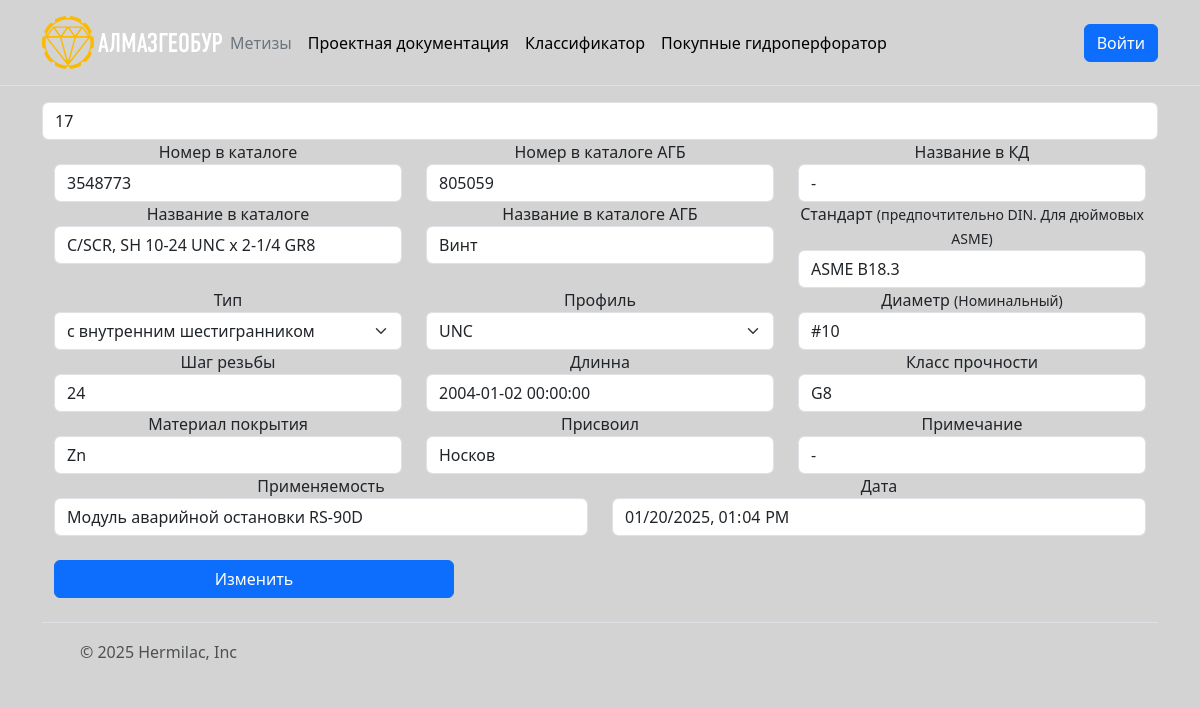
Page /metizes/patch/17 on the committed database.
### tables this page shows
CREATE TABLE Metizes(
    id INTEGER PRIMARY KEY,
    number_in_catalog TEXT,
    number_in_catalog_agb TEXT,
    name_in_catalog TEXT,
    name_in_kd TEXT,
    name_in_catalog_agb TEXT,
    standard TEXT,
    type TEXT,
    profile TEXT,
    diameter_nominal TEXT,
    step TEXT,
    length TEXT,
    accuracy TEXT,
    material_or_coverage TEXT,
    assigned TEXT,
    note TEXT,
    applicability TEXT,
    date TEXT);

### search/metizes/views.py (the view)
@router.get('/patch/{metiz_id}')
def edit_metiz(request: Request, metiz_id: int):
    current_date_time = datetime.now().strftime("%Y-%m-%dT%H:%M")
    item = db.search_item_by_index(metiz_id)[0]
    result_item = MetizBase(
        id=int(item[0]),
        number_in_catalog=item[1],
        number_in_catalog_agb=item[2],
        name_in_catalog=item[3],
        name_in_kd=item[4],
        name_in_catalog_agb=item[5],
        standard=item[6],
        type=item[7],
        profile=item[8],
        diameter_nominal=item[9],
        step=item[10],
        length=item[11],
        accuracy=item[12],
        material_or_coverage=item[13],
        assigned=item[14],
        note=item[15],
        applicability=item[16],
        date=item[17]
    )
    return templates.TemplateResponse('patch.html',
                                      {'request': request, 'current_datetime': current_date_time, "item": result_item})

### templates/patch.html (shortened to what this page needs)
{% extends 'base.html' %}
{% block content %}
<div class="container">
    <form action="/metizes/patch" method="POST">
        <input type="text" name="id" placeholder="id" class="form-control"
               value="{{ item.id }}" readonly/>
        <div class="container text-center">
            <div class="row">
                <div class="col">
                    <label>Номер в каталоге</label>
                    <input type="text" name="number_in_catalog" placeholder="number_in_katalog" class="form-control"
                           value="{{ item.number_in_catalog }}"/>
                </div>
                <div class="col">
                    <label>Номер в каталоге АГБ</label>
                    <input type="text" name="number_in_catalog_agb" placeholder="number_in_katalog_agb"
                           class="form-control" value="{{ item.number_in_catalog_agb }}"/>
                </div>
                <div class="col">
                    <label>Название в КД</label>
                    <input type="text" name="name_in_kd" placeholder="name_in_kd" class="form-control"
                           value="{{ item.name_in_kd }}"/>
                </div>
            </div>
        </div>
        <div class="container text-center">
            <div class="row">
                <div class="col">
                    <label>Название в каталоге</label>
                    <input type="text" name="name_in_catalog" placeholder="name_in_katalog" class="form-control"
                           value="{{ item.name_in_catalog }}"/>
                </div>
                <div class="col">
                    <label>Название в каталоге АГБ</label>
                    <input type="text" name="name_in_catalog_agb" placeholder="name_in_katalog_agb"
                           class="form-control" value="{{ item.name_in_catalog_agb }}"/>
                </div>
                <div class="col">
                    <label>Стандарт
                        <small>(предпочтительно DIN. Для дюймовых ASME)</small></label>
                    <input type="text" name="standard" placeholder="standard" class="form-control"
                           value="{{ item.standard }}"/>
                </div>
            </div>
        </div>
        <div class="container text-center">
            <div class="row">
                <div class="col">
                    <label>Тип</label>
                    <select class="form-select" aria-label="Default select example" id="type" name="type" typeof="text">
                        <option value="{{ item.type }}" selected>{{ item.type }}</option>
                    </select>
                </div>
                <div class="col">
                    <label>Профиль</label>
                    <select class="form-select" aria-label="Default select example" id="profile" name="profile"
                            typeof="text">
                        <option value="{{ item.profile }}" selected> {{ item.profile }}</option>
                    </select>
                </div>
                <div class="col">
                    <label>Диаметр <small>(Номинальный)</small></label>
                    <input type="text" name="diameter_nominal" placeholder="diameter" class="form-control"
                           value="{{item.diameter_nominal}}"/>
                </div>
            </div>
        </div>
        <div class="container text-center">
            <div class="row">
                <div class="col">
                    <label>Шаг резьбы</label>
                    <input type="text" name="step" placeholder="step" class="form-control" value="{{item.step}}"/>
                </div>
                <div class="col">
                    <label>Длинна</label>
                    <input type="text" name="length" placeholder="length" class="form-control" value="{{item.length}}"/>
                </div>
                <div class="col">
                    <label>Класс прочности</label>
                    <input type="text" name="accuracy" placeholder="accuracy" class="form-control"
                           value="{{item.accuracy}}"/>
                </div>
            </div>
        </div>
        <div class="container text-center">
            <div class="row">
                <div class="col">
                    <label>Материал покрытия</label>
                    <input type="text" name="material_or_coverage" placeholder="material" class="form-control"
                           value="{{item.material_or_coverage}}"/>
                </div>
                <div class="col">
                    <label>Присвоил</label>
                    <input required type="text" name="assigned" placeholder="assigned"
                           class="form-control" value="{{item.assigned}}"/>
                </div>
                <div class="col">
                    <label>Примечание</label>
                    <input type="text" name="note" placeholder="note" class="form-control" value="{{item.note}}"/>
                </div>
            </div>
        </div>
        <div class="container text-center">
            <div class="row">
                <div class="col">
                    <label>Применяемость</label>
                    <input type="text" name="applicability" placeholder="applicability" class="form-control"
                           value="{{item.applicability}}"/>
                </div>
                <div class="col">
                    <label>Дата</label>
                    <input type="datetime-local" name="date" placeholder="date"
                           class="form-control" value="{{ current_datetime }}" readonly/>
                </div>
            </div>
        </div>
        <br>
        <div class="container">
            <button class="btn btn-primary" style="width: 400px">Изменить</button>
        </div>
    </form>
</div>
{% endblock content %}

### templates/base.html (shortened to what this page needs)
<!doctype html>
<html lang="en">
<head>
    <link href="https://cdn.jsdelivr.net/npm/bootstrap@5.3.3/dist/css/bootstrap.min.css" rel="stylesheet"
>
</head>
<body>
<header class="p-3 mb-3 border-bottom" id="header">
    <div class="container">
        <div class="d-flex flex-wrap align-items-center justify-content-center justify-content-lg-start">
            <a href="https://almazgeobur.ru/"
               class="d-flex align-items-center mb-2 mb-lg-0 link-body-emphasis text-decoration-none">
            </a>
            <ul class="nav col-12 col-lg-auto me-lg-auto mb-2 justify-content-center mb-md-0">
                <li><a href="#" class="nav-link px-2 link-secondary">Метизы</a></li>
                <li><a href="#" class="nav-link px-2 link-body-emphasis">Проектная документация</a></li>
                <li><a href="#" class="nav-link px-2 link-body-emphasis">Классификатор</a></li>
                <li><a href="#" class="nav-link px-2 link-body-emphasis">Покупные гидроперфоратор</a></li>
            </ul>
            <button type="button" class="btn btn-primary" data-bs-toggle="modal" data-bs-target="#staticBackdrop">
                Войти
            </button>
        </div>
    </div>
</header>
{% block content %}
{% endblock content %}
<div class="container" id="footer">
    <footer class="d-flex flex-wrap justify-content-between align-items-center py-3 my-4 border-top">
        <div class="col-md-4 d-flex align-items-center">
            <a href="/" class="mb-3 me-2 mb-md-0 text-body-secondary text-decoration-none lh-1">
                <svg class="bi" width="30" height="24">
                    <use xlink:href="#bootstrap"></use>
                </svg>
            </a>
            <span class="mb-3 mb-md-0 text-body-secondary">© 2025 Hermilac, Inc</span>
        </div>
        <ul class="nav col-md-4 justify-content-end list-unstyled d-flex">
            <li class="ms-3"><a class="text-body-secondary" href="#">
                <svg class="bi" width="24" height="24">
                    <use xlink:href="#twitter"></use>
                </svg>
            </a></li>
            <li class="ms-3"><a class="text-body-secondary" href="#">
                <svg class="bi" width="24" height="24">
                    <use xlink:href="#instagram"></use>
                </svg>
            </a></li>
            <li class="ms-3"><a class="text-body-secondary" href="#">
                <svg class="bi" width="24" height="24">
                    <use xlink:href="#facebook"></use>
                </svg>
            </a></li>
        </ul>
    </footer>
</div>
</body>
</html>

### templates/base.html (style rules this page uses)
body { background-color: #D3D3D3; }

### rows in the picture
Metizes: id "17", number_in_catalog "3548773", number_in_catalog_agb "805059", name_in_kd "-", name_in_catalog "C/SCR, SH 10-24 UNC x 2-1/4 GR8", name_in_catalog_agb "Винт", standard "ASME B18.3", type "с внутренним шестигранником", profile "UNC", diameter_nominal "#10", step "24", length "2004-01-02 00:00:00", accuracy "G8", material_or_coverage "Zn", assigned "Носков", note "-", applicability "Модуль аварийной остановки RS-90D"
